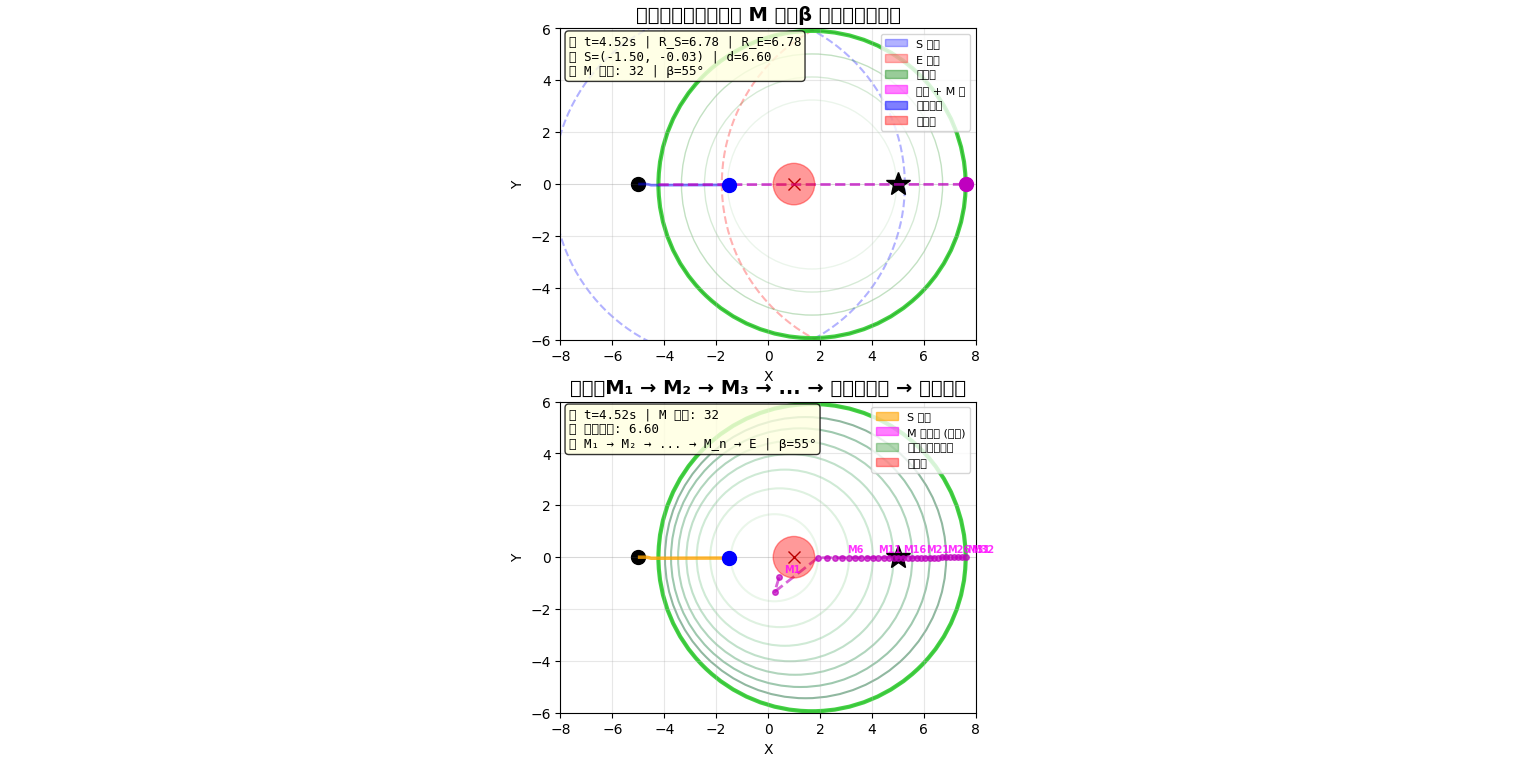

Python code for this plot:
"""
Circle Walker - M 点路径 + 障碍物避让演示
M1 → M2 → M3 → ... 通过虚轴偏转（β 限制）绕过障碍物，最终收敛到终点
上图：绿色圆波动 + 虚轴避障选 M 点
下图：M 点连线绕过障碍物收敛到终点
"""

import numpy as np
import matplotlib.pyplot as plt
from matplotlib.animation import FuncAnimation
from matplotlib.patches import Circle, Arc
import matplotlib.patches as mpatches

# ============================================================
# 参数设置
# ============================================================
S_START = np.array([-5.0, 0.0])
E = np.array([5.0, 0.0])
V_WAVE = 1.5
DT = 0.04
STEP_SIZE = 0.1
BETA = np.radians(55)
MAX_TIME = 20.0

# 障碍物：堵在 S-E 连线上，留出上下绕行空间
OBSTACLES = [
    (1.0, 0.0, 0.8),
]

# ============================================================
# 全局状态
# ============================================================
S = S_START.copy()
t_emit = 0.0
t = 0.0
path = [S.copy()]
green_circles_history = []
M_points = []
last_theta = None
# ============================================================
# 辅助函数
# ============================================================
def compute_green_circle(S, E, R_S, R_E):
    d_vec = E - S
    d = np.linalg.norm(d_vec)
    if d < 1e-9:
        return None, None
    if R_S + R_E <= d or abs(R_S - R_E) >= d:
        return None, None
    a = (R_S**2 - R_E**2 + d**2) / (2 * d)
    O = S + (a / d) * d_vec
    R = np.sqrt(max(R_S**2 - a**2, 0))
    return O, R


def project_obstacle(O, R, obs):
    ox, oy, r = obs
    obs_center = np.array([ox, oy])
    d_vec = obs_center - O
    d = np.linalg.norm(d_vec)
    if d > R + r:
        return None
    if d < r:
        if d < 1e-9:
            return (-np.pi, np.pi)
        cos_alpha = (d**2 + R**2 - r**2) / (2 * d * R)
        cos_alpha = np.clip(cos_alpha, -1, 1)
        alpha = np.arccos(cos_alpha)
    else:
        alpha = np.arcsin(np.clip(r / d, -1, 1))
    theta_obs = np.arctan2(d_vec[1], d_vec[0])
    low = theta_obs - alpha
    high = theta_obs + alpha
    return (low, high)


def select_M(O, R, E, beta, obstacles, last_theta):
    target_dir = E - O
    theta_target = np.arctan2(target_dir[1], target_dir[0])

    forbidden = []
    for obs in obstacles:
        result = project_obstacle(O, R, obs)
        if result is not None:
            forbidden.append(result)

    search_angles = np.linspace(theta_target - beta, theta_target + beta, 300)

    best_theta = theta_target
    best_dist = float('inf')

    for theta in search_angles:
        in_forbidden = False
        for low, high in forbidden:
            if low <= high:
                if low <= theta <= high:
                    in_forbidden = True
                    break
            else:
                if theta >= low or theta <= high:
                    in_forbidden = True
                    break

        if not in_forbidden:
            dist = abs(theta - theta_target)
            if dist < best_dist:
                best_dist = dist
                best_theta = theta

    if best_dist == float('inf'):
        for theta in np.linspace(theta_target - np.pi/2, theta_target + np.pi/2, 500):
            in_forbidden = False
            for low, high in forbidden:
                if low <= high:
                    if low <= theta <= high:
                        in_forbidden = True
                        break
                else:
                    if theta >= low or theta <= high:
                        in_forbidden = True
                        break
            if not in_forbidden:
                dist = abs(theta - theta_target)
                if dist < best_dist:
                    best_dist = dist
                    best_theta = theta

    if last_theta is not None:
        old_available = True
        for low, high in forbidden:
            if low <= high:
                if low <= last_theta <= high:
                    old_available = False
                    break
            else:
                if last_theta >= low or last_theta <= high:
                    old_available = False
                    break
        if old_available and abs(best_theta - last_theta) < np.radians(5):
            best_theta = last_theta

    M = O + R * np.array([np.cos(best_theta), np.sin(best_theta)])
    return M, best_theta, forbidden
# ============================================================
# 预计算所有帧的数据
# ============================================================
frames_data = []
S_temp = S_START.copy()
t_emit_temp = 0.0
t_temp = 0.0
path_temp = [S_temp.copy()]
green_temp = []
M_temp = []
last_theta_temp = None

# 跳过静默期
t_temp = 3.0
t_emit_temp = 0.0

while t_temp < MAX_TIME:
    t_temp += DT
    R_S = V_WAVE * t_temp
    R_E = V_WAVE * (t_temp - t_emit_temp)
    d = np.linalg.norm(E - S_temp)

    if d < 0.3:
        break

    if R_S - R_E >= d and d > 0:
        t_emit_temp = t_temp
        R_E = V_WAVE * (t_temp - t_emit_temp)

    O, R = compute_green_circle(S_temp, E, R_S, R_E)

    if O is not None and R > 0:
        green_temp.append((O.copy(), R, t_temp))
        M, theta, forbidden = select_M(O, R, E, BETA, OBSTACLES, last_theta_temp)
        last_theta_temp = theta
        M_temp.append(M.copy())
        move_dir = M - S_temp
        move_dist = np.linalg.norm(move_dir)
        if move_dist > 1e-9:
            actual_step = min(STEP_SIZE, move_dist)
            S_temp = S_temp + (move_dir / move_dist) * actual_step
        path_temp.append(S_temp.copy())
        current_forbidden = forbidden
    else:
        current_forbidden = []
        move_dir = E - S_temp
        move_dist = np.linalg.norm(move_dir)
        if move_dist > 1e-9:
            actual_step = min(STEP_SIZE * 0.5, move_dist)
            S_temp = S_temp + (move_dir / move_dist) * actual_step
        path_temp.append(S_temp.copy())

    frames_data.append({
        't': t_temp,
        'S': S_temp.copy(),
        'R_S': V_WAVE * t_temp,
        'R_E': V_WAVE * (t_temp - t_emit_temp),
        'O': O,
        'R': R,
        'green_count': len(green_temp),
        'd': d,
        'M': M_temp[-1] if M_temp else None,
        'M_all': [m.copy() for m in M_temp],
        'forbidden': current_forbidden,
    })
# ============================================================
# 绘图设置
# ============================================================
fig, (ax1, ax2) = plt.subplots(2, 1, figsize=(12, 10))

# ---- 上图：绿色圆波动 + 虚轴避障 + M 点 ----
ax1.set_xlim(-8, 8)
ax1.set_ylim(-6, 6)
ax1.set_aspect('equal')
ax1.grid(True, alpha=0.3)
ax1.set_title('上图：虚轴避障选取 M 点（β 限制旋转范围）', fontsize=14, fontweight='bold')
ax1.set_xlabel('X')
ax1.set_ylabel('Y')

ax1.plot(S_START[0], S_START[1], 'ko', markersize=10, label='起点 A')
ax1.plot(E[0], E[1], 'k*', markersize=18, label='终点 B')
ax1.axhline(y=0, color='gray', alpha=0.2, linewidth=0.5)

for obs in OBSTACLES:
    circle = Circle((obs[0], obs[1]), obs[2], color='red', alpha=0.4, zorder=3)
    ax1.add_patch(circle)
    ax1.plot(obs[0], obs[1], 'x', color='darkred', markersize=8)

S_point_1, = ax1.plot([], [], 'bo', markersize=10, zorder=5)
S_wave_1 = Circle((0, 0), 0, fill=False, color='blue', alpha=0.3, linewidth=1.5, linestyle='--')
E_wave_1 = Circle((0, 0), 0, fill=False, color='red', alpha=0.3, linewidth=1.5, linestyle='--')
ax1.add_patch(S_wave_1)
ax1.add_patch(E_wave_1)

green_circles_1 = []
path_line_1, = ax1.plot([], [], 'b-', alpha=0.5, linewidth=2)

legend1 = [
    mpatches.Patch(color='blue', alpha=0.3, label='S 波前'),
    mpatches.Patch(color='red', alpha=0.3, label='E 波前'),
    mpatches.Patch(color='green', alpha=0.4, label='绿色圆'),
    mpatches.Patch(color='magenta', alpha=0.5, label='虚轴 + M 点'),
    mpatches.Patch(color='blue', alpha=0.5, label='禁行弧区'),
    mpatches.Patch(color='red', alpha=0.4, label='障碍物'),
]
ax1.legend(handles=legend1, loc='upper right', fontsize=8)

info_text_1 = ax1.text(0.02, 0.98, '', transform=ax1.transAxes,
                        verticalalignment='top', fontfamily='monospace', fontsize=9,
                        bbox=dict(boxstyle='round', facecolor='lightyellow', alpha=0.8))

# ---- 下图：M 点连线绕过障碍物 ----
ax2.set_xlim(-8, 8)
ax2.set_ylim(-6, 6)
ax2.set_aspect('equal')
ax2.grid(True, alpha=0.3)
ax2.set_title('下图：M₁ → M₂ → M₃ → ... → 绕过障碍物 → 终点收敛', fontsize=14, fontweight='bold')
ax2.set_xlabel('X')
ax2.set_ylabel('Y')

ax2.plot(S_START[0], S_START[1], 'ko', markersize=10, label='起点 A')
ax2.plot(E[0], E[1], 'k*', markersize=18, label='终点 B')
ax2.axhline(y=0, color='gray', alpha=0.2, linewidth=0.5)

for obs in OBSTACLES:
    circle = Circle((obs[0], obs[1]), obs[2], color='red', alpha=0.4, zorder=3)
    ax2.add_patch(circle)
    ax2.plot(obs[0], obs[1], 'x', color='darkred', markersize=8)

S_point_2, = ax2.plot([], [], 'bo', markersize=10, zorder=5)
path_line_2, = ax2.plot([], [], 'orange', alpha=0.8, linewidth=2.5, label='S 轨迹')

green_circles_2 = []

legend2 = [
    mpatches.Patch(color='orange', alpha=0.6, label='S 轨迹'),
    mpatches.Patch(color='magenta', alpha=0.5, label='M 点连线 (路径)'),
    mpatches.Patch(color='green', alpha=0.3, label='绿色圆（收敛）'),
    mpatches.Patch(color='red', alpha=0.4, label='障碍物'),
]
ax2.legend(handles=legend2, loc='upper right', fontsize=8)

info_text_2 = ax2.text(0.02, 0.98, '', transform=ax2.transAxes,
                        verticalalignment='top', fontfamily='monospace', fontsize=9,
                        bbox=dict(boxstyle='round', facecolor='lightyellow', alpha=0.8))
# ============================================================
# 动画函数
# ============================================================
def init():
    S_point_1.set_data([], [])
    S_point_2.set_data([], [])
    path_line_1.set_data([], [])
    path_line_2.set_data([], [])
    info_text_1.set_text('')
    info_text_2.set_text('')
    return (S_point_1, S_point_2, path_line_1, path_line_2,
            info_text_1, info_text_2, S_wave_1, E_wave_1)
def animate(frame):
    global green_circles_1, green_circles_2
    if frame >= len(frames_data):
        return (S_point_1, S_point_2, path_line_1, path_line_2,
                info_text_1, info_text_2, S_wave_1, E_wave_1)
    data = frames_data[frame]
    S_curr = data['S']
    R_S = data['R_S']
    R_E = data['R_E']
    O = data['O']
    R = data['R']
    t_curr = data['t']
    d = data['d']
    green_count = data['green_count']
    M_curr = data['M']
    M_all = data['M_all']
    forbidden = data['forbidden']
    # ---- 上图 ----
    S_point_1.set_data([S_curr[0]], [S_curr[1]])
    S_wave_1.set_center((S_curr[0], S_curr[1]))
    S_wave_1.set_radius(R_S)
    E_wave_1.set_center((E[0], E[1]))
    E_wave_1.set_radius(max(R_E, 0))
    for patch in green_circles_1:
        patch.remove()
    green_circles_1.clear()
    if O is not None and R is not None and R > 0:
        # 绿色圆
        patch = Circle((O[0], O[1]), R, fill=False, color='limegreen',
                       alpha=0.9, linewidth=3)
        ax1.add_patch(patch)
        green_circles_1.append(patch)
        # 禁行弧区（蓝色）
        for low, high in forbidden:
            arc = Arc((O[0], O[1]), 2*R, 2*R, angle=0,
                      theta1=np.degrees(low), theta2=np.degrees(high),
                      color='blue', alpha=0.5, linewidth=4)
            ax1.add_patch(arc)
            green_circles_1.append(arc)
        # 虚轴（紫色线从 O 到 M）
        if M_curr is not None:
            dir_vec = M_curr - O
            if np.linalg.norm(dir_vec) > 1e-9:
                dir_unit = dir_vec / np.linalg.norm(dir_vec)
                p1 = O - R * dir_unit
                p2 = O + R * dir_unit
                v_line, = ax1.plot([p1[0], p2[0]], [p1[1], p2[1]], 'm--', alpha=0.7, linewidth=2)
                green_circles_1.append(v_line)
        # M 点
        if M_curr is not None:
            M_dot, = ax1.plot(M_curr[0], M_curr[1], 'mo', markersize=10, zorder=6)
            green_circles_1.append(M_dot)
        # 历史绿色圆波动（用当前绿色圆的缩放比例模拟）
        for i in range(1, 5):
            scale = 0.4 + 0.15 * i
            alpha_val = 0.08 * i
            hist_R = R * scale
            patch = Circle((O[0], O[1]), hist_R, fill=False, color='green',
                   alpha=alpha_val, linewidth=1)
            ax1.add_patch(patch)
            green_circles_1.append(patch)

    path_arr = np.array([fd['S'] for fd in frames_data[:frame+1]])
    path_line_1.set_data(path_arr[:, 0], path_arr[:, 1])

    info_text_1.set_text(
        f"⏱ t={t_curr:.2f}s | R_S={R_S:.2f} | R_E={R_E:.2f}\n"
        f"📍 S=({S_curr[0]:.2f}, {S_curr[1]:.2f}) | d={d:.2f}\n"
        f"🟣 M 点数: {len(M_all)} | β={np.degrees(BETA):.0f}°"
    )

    # ---- 下图 ----
    S_point_2.set_data([S_curr[0]], [S_curr[1]])
    path_line_2.set_data(path_arr[:, 0], path_arr[:, 1])

    for patch in green_circles_2:
        patch.remove()
    green_circles_2.clear()

    # 绿色圆收敛
    total_frames = len(frames_data)
    num_display = 10
    indices = np.linspace(0, frame, min(num_display, frame + 1), dtype=int)

    for i, idx in enumerate(indices):
        d_data = frames_data[idx]
        d_O = d_data['O']
        d_R = d_data['R']
        if d_O is not None and d_R is not None and d_R > 0:
            alpha_val = 0.08 + 0.4 * (i / max(1, len(indices) - 1)) if len(indices) > 1 else 0.5
            color_val = plt.cm.Greens(0.3 + 0.7 * (i / max(1, len(indices) - 1))) if len(indices) > 1 else 'limegreen'
            patch = Circle((d_O[0], d_O[1]), d_R, fill=False,
                           color=color_val, alpha=alpha_val, linewidth=1.5)
            ax2.add_patch(patch)
            green_circles_2.append(patch)

    if O is not None and R is not None and R > 0:
        patch = Circle((O[0], O[1]), R, fill=False, color='limegreen',
                       alpha=0.9, linewidth=3)
        ax2.add_patch(patch)
        green_circles_2.append(patch)

    # M 点连线（紫色虚线 + 标注）
    if len(M_all) >= 2:
        M_arr = np.array(M_all)
        M_line, = ax2.plot(M_arr[:, 0], M_arr[:, 1], 'm--', alpha=0.6, linewidth=2)
        green_circles_2.append(M_line)
        M_dots, = ax2.plot(M_arr[:, 0], M_arr[:, 1], 'mo', markersize=4, alpha=0.7)
        green_circles_2.append(M_dots)
        # 标注部分 M 点
        step = max(1, len(M_arr) // 6)
        for i in range(0, len(M_arr), step):
            mx, my = M_arr[i]
            label = ax2.text(mx + 0.2, my + 0.2, f'M{i+1}', fontsize=7,
                            color='magenta', alpha=0.8, fontweight='bold')
            green_circles_2.append(label)
        # 最后一个 M 点
        if (len(M_arr) - 1) % step != 0:
            mx, my = M_arr[-1]
            label = ax2.text(mx + 0.2, my + 0.2, f'M{len(M_arr)}', fontsize=7,
                            color='magenta', alpha=0.8, fontweight='bold')
            green_circles_2.append(label)

    info_text_2.set_text(
        f"⏱ t={t_curr:.2f}s | M 点数: {len(M_all)}\n"
        f"📏 距离终点: {d:.2f}\n"
        f"🟣 M₁ → M₂ → ... → M_n → E | β={np.degrees(BETA):.0f}°"
    )

    return (S_point_1, S_point_2, path_line_1, path_line_2,
            info_text_1, info_text_2, S_wave_1, E_wave_1)

# ============================================================
# 运行
# ============================================================
anim = FuncAnimation(fig, animate, init_func=init,
                     frames=len(frames_data),
                     interval=DT * 1000, blit=False, repeat=True)

plt.tight_layout()
plt.show()
